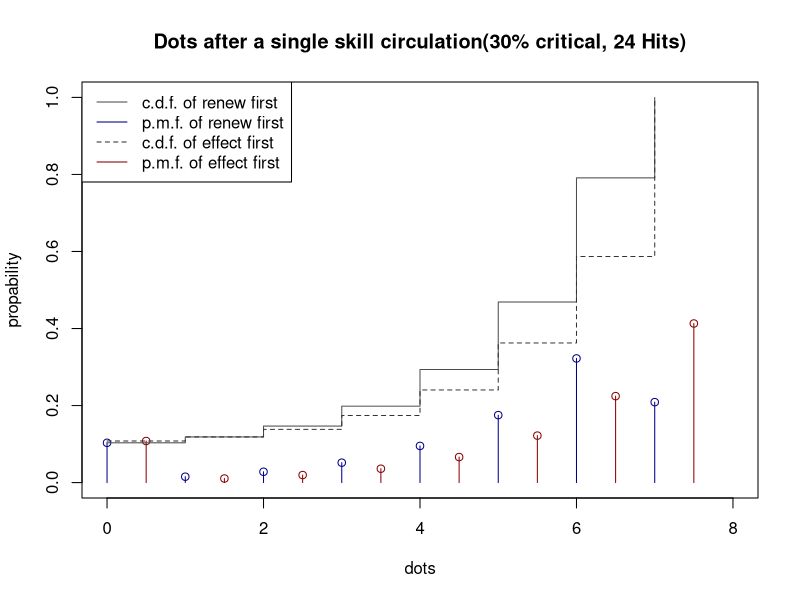
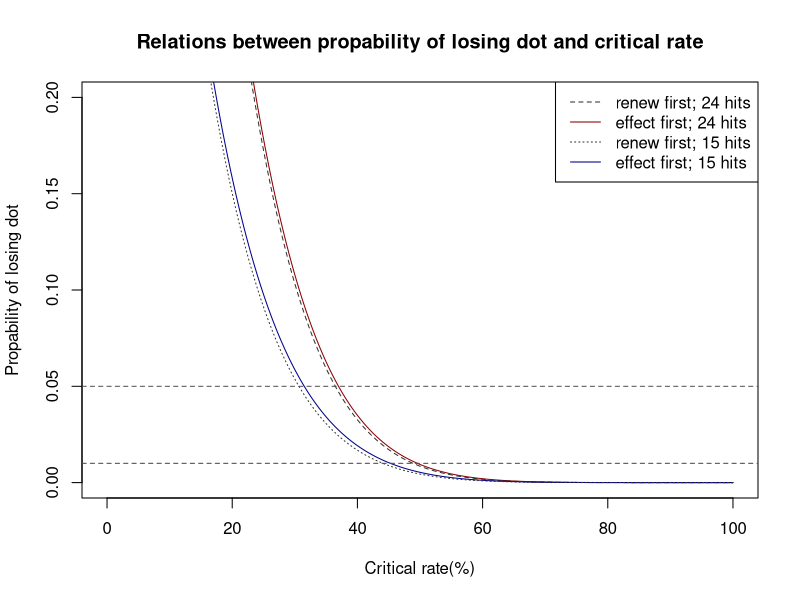

Here is the R script that generated these plots, in order:
#Program informal discussion
#Author: Feixiao_L
#======================================================================================
#Core function
Dot_effect = function(x, Time = 24, Begin = 6){
	P = matrix(0, 8, 8)
	for(i in 3:7){P[i, i-1] = (1-x)/2; P[i, i] = (1-x)/2; P[i, 8] = x}
	P[1, 1] = 1
	P[8, 7] = (1-x)/2; P[8, 8] = (1+x)/2
	P[2, 1] = 0.5; P[2, 2] = (1-x)/2; P[2, 8] = x/2
	Q = P; P = diag(8)
	for(i in 1:Time){P = P %*% Q}
	return(P[Begin+1, ])
}

Dot_renew = function(x, Time = 24, Begin = 6){
	P = matrix(0, 8, 8)
	for(i in 2:6){P[i, i-1] = (1-x)/2; P[i, i] = (1-x)/2; P[i, 7] = x/2; P[i, 8] = x/2}
	P[1, 1] = 1
	P[7, 6] = (1-x)/2; P[7, 7] = 1/2; P[7, 8] = x/2
	P[8, 7] = 1/2; P[8, 8] = 1/2
	Q = P; P = diag(8)
	for(i in 1:Time){P = P %*% Q}
	return(P[Begin+1, ])
}
#======================================================================================
#Plot
a = Dot_renew(0.3)
b = Dot_effect(0.3)
plot(0:7, a, xlim = c(0, 8), ylim = c(0, 1), col = 'dark blue', ylab = 'propability', xlab = 'dots', main = 'Dots after a single skill circulation(30% critical, 24 Hits)')
for(i in 0:7){segments(i, 0, i, a[i+1], col = 'dark blue')}
points(0:7+0.5, b, col = 'dark red')
for(i in 0:7){segments(i+0.5, 0, i+0.5, b[i+1], col = 'dark red')}
d = 0
e = 0
for(i in 1:8){d[i] = sum(a[1:i])}
for(i in 1:8){e[i] = sum(b[1:i])}
dd = c(0, rep(d, each = 2))[1:16]
ee = c(0, rep(e, each = 2))[1:16]
points(rep(0:7, each = 2)[2:16], dd[2:16], 'l', col = 'gray30')
points(rep(0:7, each = 2)[2:16], ee[2:16], 'l', col = 'gray20', lty = 2)
legend('topleft', legend = c('c.d.f. of renew first', 'p.m.f. of renew first', 'c.d.f. of effect first', 'p.m.f. of effect first'), col = c('gray30', 'dark blue', 'gray20', 'dark red'), lty = c(1, 1, 2, 1))
bb = 0
dd = 0
ddd = 0
bbb = 0
x = 0:1000/1000
for(i in 1:1001){bb[i] = Dot_renew(x[i], 24)[1]; dd[i] = Dot_effect(x[i], 24)[1]; bbb[i] = Dot_renew(x[i], 15)[1]; ddd[i] = Dot_effect(x[i], 15)[1]}
plot(x*100, dd, 'l', col = 'dark red', ylim = c(0, 0.2), xlab = 'Critical rate(%)', ylab = 'Propability of losing dot', main = 'Relations between propability of losing dot and critical rate')
points(x*100, bb, 'l', col = 'gray20', lty = 2)
points(x*100, ddd, 'l', col = 'dark blue')
points(x*100, bbb, 'l', col = 'gray20', lty = 3)
abline(h = c(0.05, 0.01), lty = 2, col = 'gray30')
legend('topright', legend = c('renew first; 24 hits', 'effect first; 24 hits', 'renew first; 15 hits', 'effect first; 15 hits'), col = c('gray20', 'dark red', 'gray20', 'dark blue'), lty = c(2, 1, 3, 1))